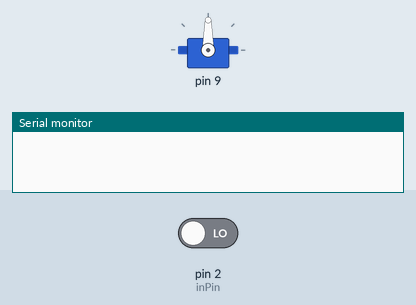
Recording of a sketch running on a simulated Arduino Uno, built with avr-gcc and run on an emulated ATmega328P. Parts: servo, the last lines printed to the serial monitor. The test bench sets the inputs (shaded band); at power-on: pin 2 (inPin) LOW.

Above: at 1.2 s.
1.3 s: pin 2 (inPin) driven HIGH
At 1.75 s:
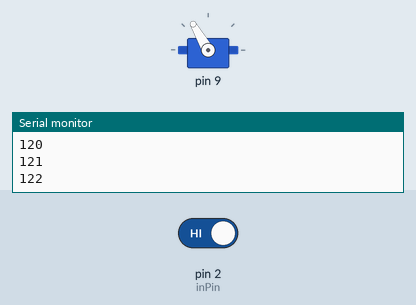
At 3.55 s:
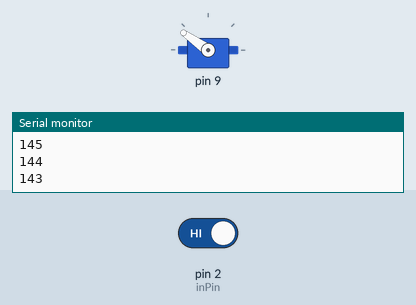
Timing chart, 0 to 10.3 s (numbered marks = the images above; inputs shaded):
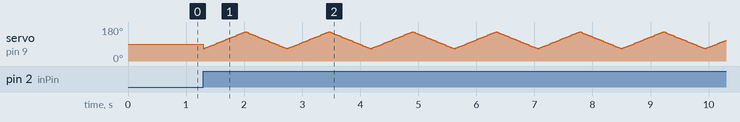

The sketch:

Incremental_Clean_Sweep.ino
```cpp
//////////// SERVO_CONTROL_MASTER
// Written by Alex J. Mazursky
// July, 2018
// This script takes a push-button input to switch
// between OFF (open) and ON (closed) states.
////////////

#include <Servo.h>
class Sweeper
{
  Servo servo;              // the servo
  int pos = 65;              // current servo position
  int increment;        // increment to move for each interval
  int  updateInterval;      // interval between updates
  unsigned long lastUpdate; // last update of position

public:
  Sweeper(int interval)
  {
    updateInterval = interval;
    increment = 1;
  }

  void Attach(int pin)
  {
    servo.attach(pin);
  }

  void Detach()
  {
    servo.detach();
  }

  void Update()
  {
    if((millis() - lastUpdate) > updateInterval)  // time to update
    {
      lastUpdate = millis();
      pos += increment;
      servo.write(pos);
      Serial.println(pos);
      if ((pos >= 155) || (pos <= 65)) // end of sweep
      {
        // reverse direction
        increment = -increment;
      }
    }
  }
};

Sweeper sweeper1(7);

/////////// BUTTON GLOBAL
int inPin = 2;         // the number of the input pin (push button)
int reading;           // the current reading from the input pin

void setup()
{
  Serial.begin(9600);
  pinMode(inPin, INPUT);
  sweeper1.Attach(9);
}

void loop()
{
  reading = digitalRead(inPin);
  if(reading == HIGH)
  {
     sweeper1.Update();
  }
}
```
